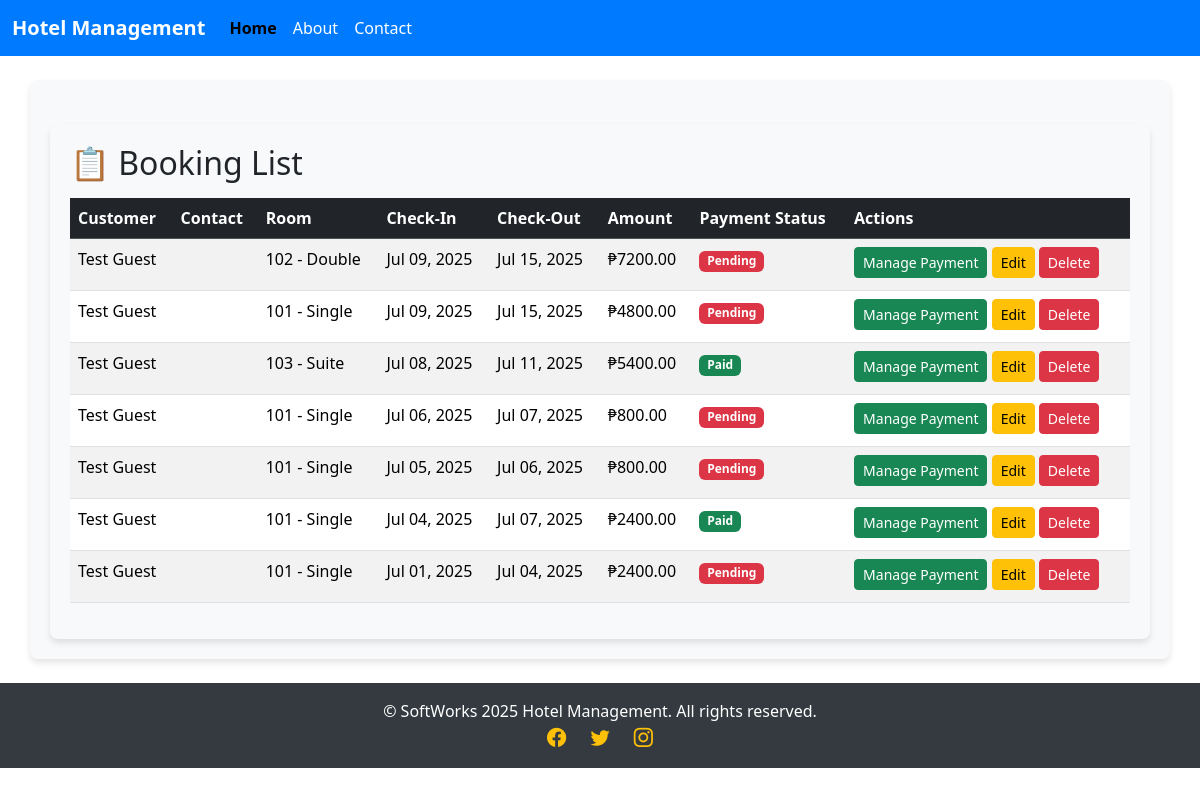
/bookings/ (signed in), run on an earlier commit of the app's database.
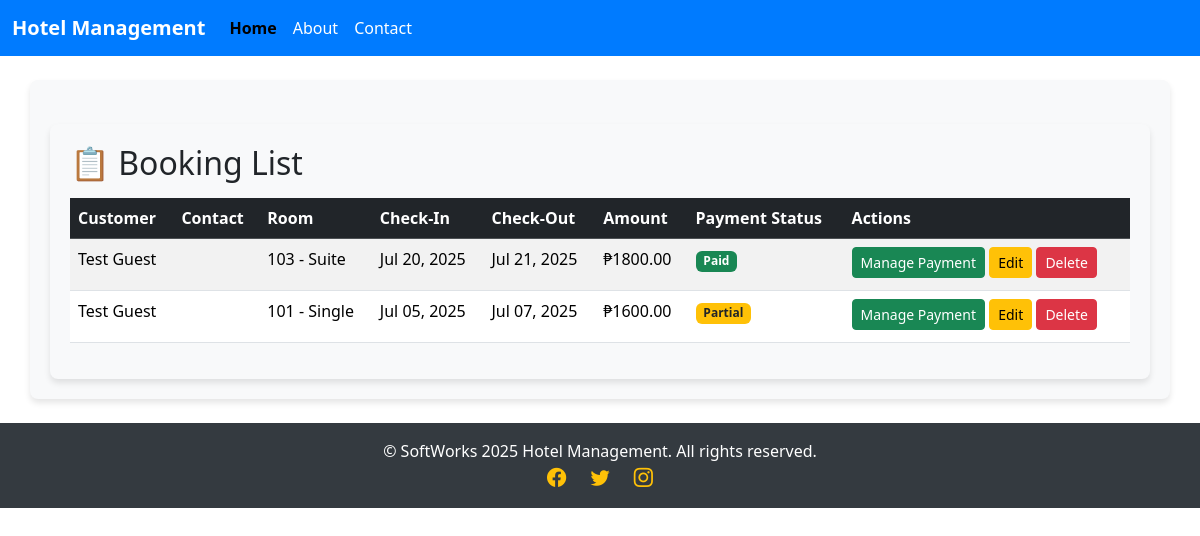
And on a later commit of the database.
### hotel/models.py (models this page shows, shortened)
class Booking(models.Model):
    PAYMENT_STATUSES = [
        ('pending', 'Pending'),
        ('paid', 'Paid'),
        ('failed', 'Failed'),
        ('refunded', 'Refunded'),
    ]
    guest = models.ForeignKey(Guest, on_delete=models.CASCADE, related_name='bookings')
    room = models.ForeignKey(Room, on_delete=models.CASCADE, related_name='bookings')
    check_in = models.DateField()
    check_out = models.DateField()
    total_price = models.DecimalField(max_digits=10, decimal_places=2, blank=True, null=True)  # Allow blank for auto-computation
    payment_status = models.CharField(
        max_length=10,
        choices=PAYMENT_STATUSES,
        default='pending'
    )
    created_at = models.DateTimeField(auto_now_add=True)
    is_checked_in = models.BooleanField(default=False)  # Added field for check-in status

class Guest(models.Model):
    name = models.CharField(max_length=100)
    email = models.EmailField()
    phone = models.CharField(max_length=20, blank=True, null=True)  # Allow blank for optional phone
    address = models.TextField(blank=True, null=True)  # Allow blank for optional address

class Room(models.Model):
    ROOM_TYPES = (
        ('single', 'Single'),
        ('double', 'Double'),
        ('suite', 'Suite'),
    )
    number = models.CharField(max_length=10)
    room_type = models.CharField(max_length=10, choices=ROOM_TYPES)
    capacity = models.IntegerField()
    price = models.DecimalField(max_digits=10, decimal_places=2)
    is_available = models.BooleanField(default=True)

### hotel/views.py (the view)
# urls.py: path('bookings/', views.booking_list, name='booking_list'),
@login_required
def booking_list(request):
    bookings = Booking.objects.select_related('guest', 'room').prefetch_related('payments').order_by('-check_in')
    for booking in bookings:
        booking.total_paid = sum(payment.amount for payment in booking.payments.all())
    return render(request, 'hotel/booking_list.html', {
        'bookings': bookings,
    })

### hotel/templates/hotel/booking_list.html
{% extends 'hotel/base.html' %}
{% load peso_filters %}
{% block content %}
<div class="container mt-4">
    <h2>📋 Booking List</h2>
    <table class="table table-striped mt-3">
        <thead class="table-dark">
            <tr>
                <th>Customer</th>
                <th>Contact</th>
                <th>Room</th>
                <th>Check-In</th>
                <th>Check-Out</th>
                <th>Amount</th>
                <th>Payment Status</th>
                <th>Actions</th>
            </tr>
        </thead>
        <tbody>
            {% for booking in bookings %}
            <tr>
                <td>{{ booking.guest.name }}</td>
                <td>{{ booking.guest.phone }}</td>
                <td>{{ booking.room.number }} - {{ booking.room.get_room_type_display }}</td>
                <td>{{ booking.check_in|date:"M d, Y" }}</td>
                <td>{{ booking.check_out|date:"M d, Y" }}</td>
                <td>₱{{ booking.total_price|floatformat:2 }}</td>
                <td>
                    {% if booking.payment_status == 'paid' %}
                        <span class="badge bg-success">Paid</span>
                    {% elif booking.payment_status == 'partial' %}
                        <span class="badge bg-warning text-dark">Partial</span>
                    {% else %}
                        <span class="badge bg-danger">Pending</span>
                    {% endif %}
                </td>
                <td>
                    <a href="{% url 'create_payment' booking.id %}" class="btn btn-sm btn-success mb-1">Manage Payment</a>
                    <a href="{% url 'booking_edit' booking.id %}" class="btn btn-sm btn-warning mb-1">Edit</a>
                    <a href="{% url 'booking_delete' booking.id %}" class="btn btn-sm btn-danger mb-1"
                       onclick="return confirm('Are you sure you want to delete this booking?');">Delete</a>
                </td>
            </tr>
            {% empty %}
            <tr>
                <td colspan="8" class="text-center text-muted">No bookings available.</td>
            </tr>
            {% endfor %}
        </tbody>
    </table>
</div>
{% endblock %}

### hotel/templates/hotel/base.html (shortened to what this page needs)
<!DOCTYPE html>
<html lang="en">
<head>
    <link href="https://cdn.jsdelivr.net/npm/bootstrap@5.3.3/dist/css/bootstrap.min.css" rel="stylesheet">
    <link href="https://cdn.jsdelivr.net/npm/bootstrap-icons@1.11.1/font/bootstrap-icons.css" rel="stylesheet">
</head>
<body>
    <nav class="navbar navbar-expand-lg navbar-light">
        <div class="container-fluid">
            <a class="navbar-brand" href="#">Hotel Management</a>
            <div class="collapse navbar-collapse" id="navbarNav">
                <ul class="navbar-nav">
                    <li class="nav-item">
                        <a class="nav-link active" aria-current="page" href="#">Home</a>
                    </li>
                    <li class="nav-item">
                        <a class="nav-link" href="#">About</a>
                    </li>
                    <li class="nav-item">
                        <a class="nav-link" href="#">Contact</a>
                    </li>
                </ul>
            </div>
        </div>
    </nav>
    <div class="container mt-4">
        {% block content %}
        {% endblock %}
    </div>
    <footer class="text-center py-3 mt-4">
        <p>&copy; SoftWorks 2025 Hotel Management. All rights reserved.</p>
        <div class="social-icons">
            <a href="#"><i class="bi bi-facebook"></i></a>
            <a href="#"><i class="bi bi-twitter"></i></a>
            <a href="#"><i class="bi bi-instagram"></i></a>
        </div>
    </footer>
</body>
</html>

### hotel/templates/hotel/base.html (style rules this page uses)
.navbar { background-color: #007bff; }
.navbar-brand { color: #fff; font-weight: bold; }
.nav-link { color: #fff; }
.nav-link.active { color: #ffc107; font-weight: bold; }
.container { padding: 20px; background-color: #f8f9fa; border-radius: 8px; box-shadow: 0 4px 6px rgba(0, 0, 0, 0.1); }
footer { background-color: #343a40; color: #fff; }
footer p { margin: 0; }
footer .social-icons a { color: #ffc107; margin: 0 10px; font-size: 1.2rem; }

What changed in the data, as far as the page shows it:
removed Booking: guest.name "Test Guest", room.number "102", room.room_type "Double", check_in "Jul 09, 2025", check_out "Jul 15, 2025", total_price "7200.00", payment_status "Pending"
removed Booking: guest.name "Test Guest", room.number "101", room.room_type "Single", check_in "Jul 09, 2025", check_out "Jul 15, 2025", total_price "4800.00", payment_status "Pending"
removed Booking: guest.name "Test Guest", room.number "103", room.room_type "Suite", check_in "Jul 08, 2025", check_out "Jul 11, 2025", total_price "5400.00", payment_status "Paid"
removed Booking: guest.name "Test Guest", room.number "101", room.room_type "Single", check_in "Jul 06, 2025", check_out "Jul 07, 2025", total_price "800.00", payment_status "Pending"
removed Booking: guest.name "Test Guest", room.number "101", room.room_type "Single", check_in "Jul 05, 2025", check_out "Jul 06, 2025", total_price "800.00", payment_status "Pending"
removed Booking: guest.name "Test Guest", room.number "101", room.room_type "Single", check_in "Jul 04, 2025", check_out "Jul 07, 2025", total_price "2400.00", payment_status "Paid"
removed Booking: guest.name "Test Guest", room.number "101", room.room_type "Single", check_in "Jul 01, 2025", check_out "Jul 04, 2025", total_price "2400.00", payment_status "Pending"
added Booking: guest.name "Test Guest", room.number "103", room.room_type "Suite", check_in "Jul 20, 2025", check_out "Jul 21, 2025", total_price "1800.00", payment_status "Paid"
added Booking: guest.name "Test Guest", room.number "101", room.room_type "Single", check_in "Jul 05, 2025", check_out "Jul 07, 2025", total_price "1600.00", payment_status "Partial"
